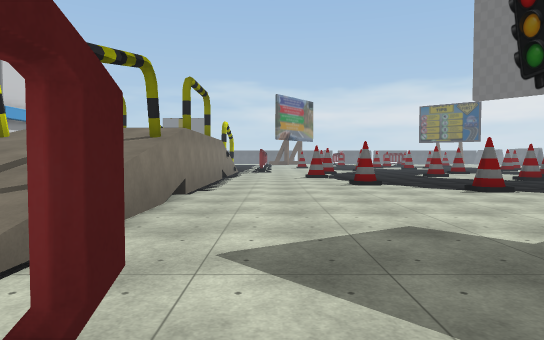
view 1 (above)

23 first-person views from a walk through a scene from a Unity 3-D project. The camera is 1.5 m above the floor, tilts 2° down and sees 75° across. The floor is counted in squares, 2 m on a side. Each view is taken from the middle of a square. On the plan, view 1 faces up. The plan holds only what a view shows up to about 11 squares ahead; the rest is blank. The place goes on beyond the plan. The player is left out. Some animated figures are not drawn. Some surface patterns are stand-ins.

view 2
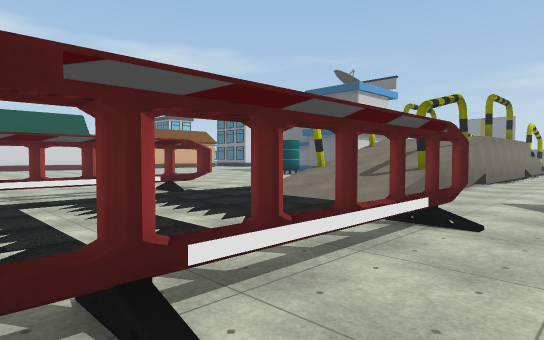

view 3
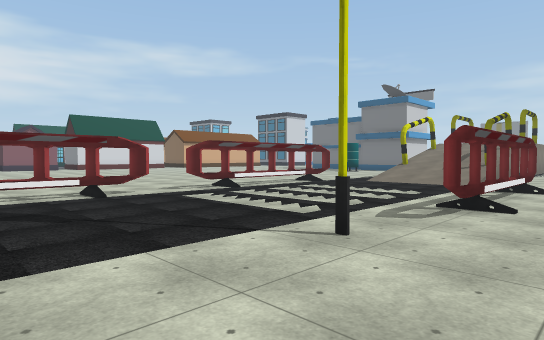

view 4
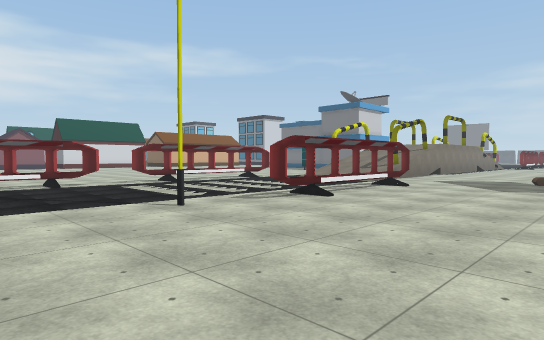

view 5
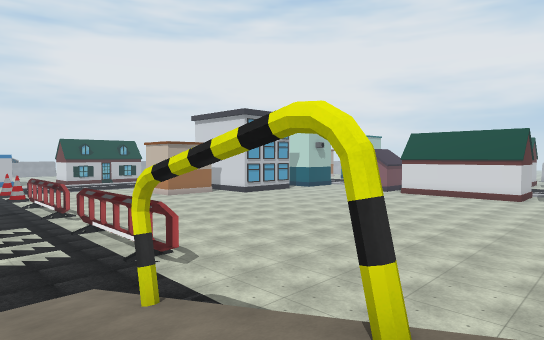

view 6
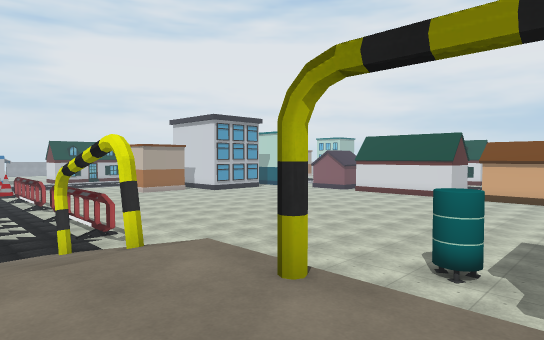

view 7
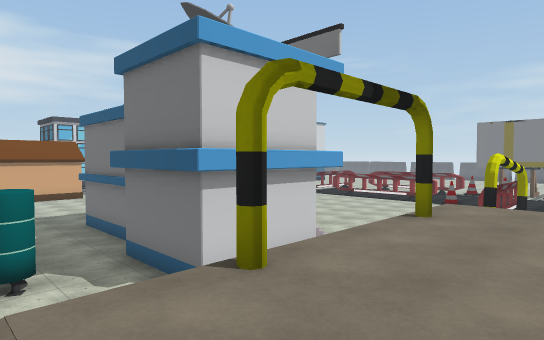

view 8
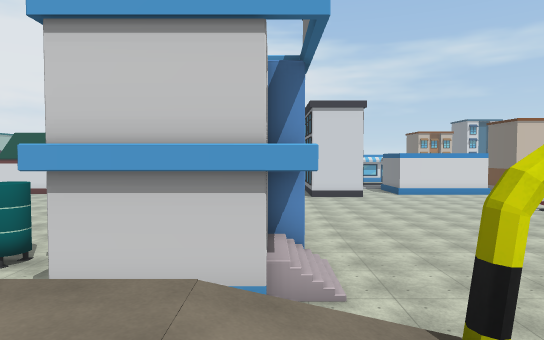

view 9
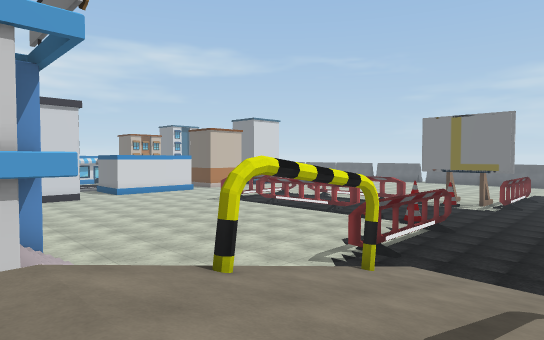

view 10
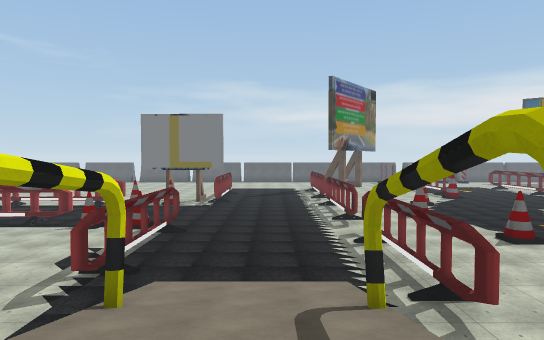

view 11
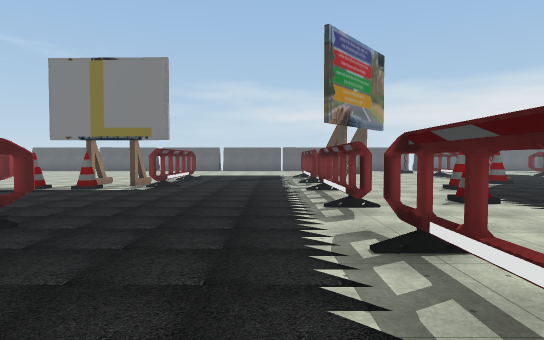

view 12
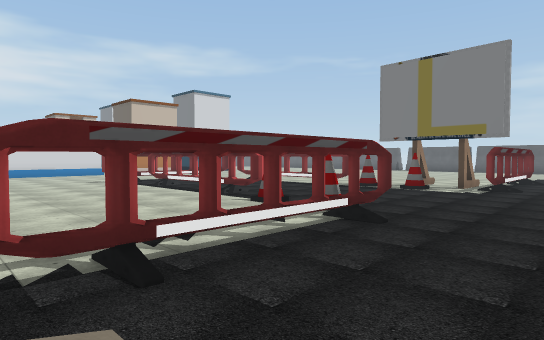

view 13
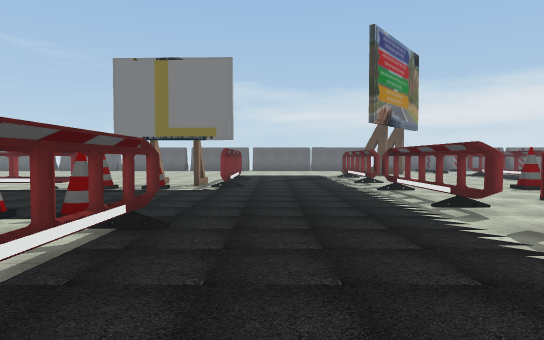

view 14
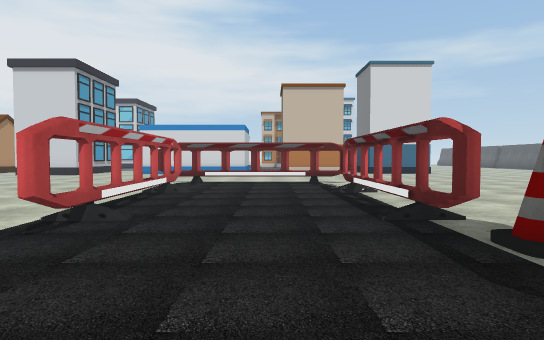

view 15
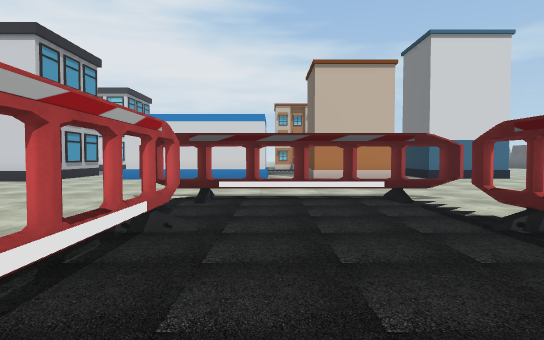

view 16
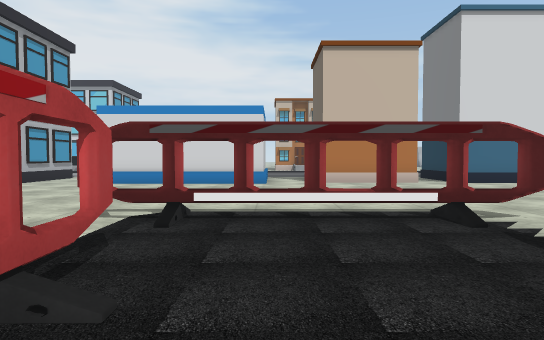

view 17
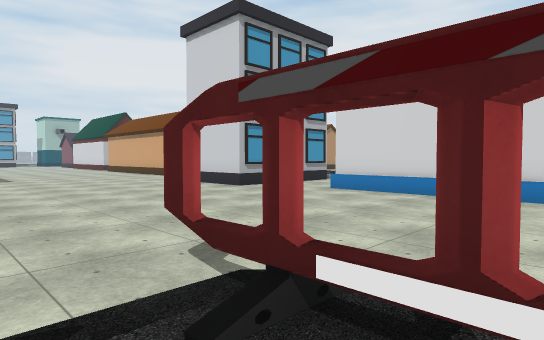

view 18
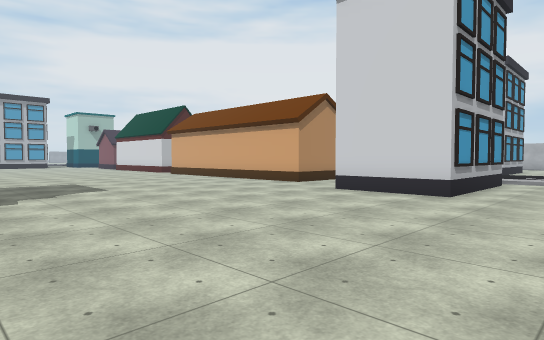

view 19
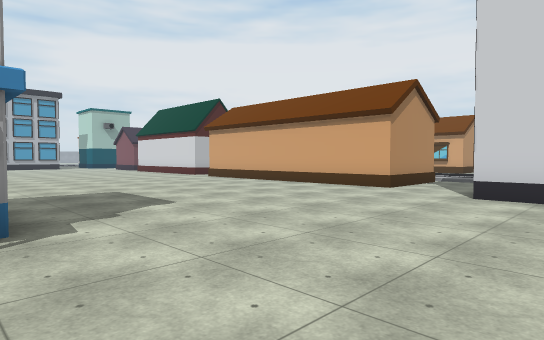

view 20
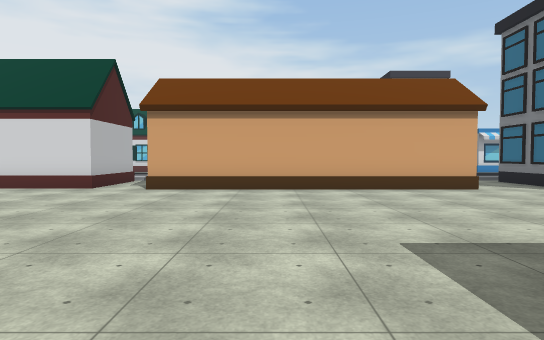

view 21
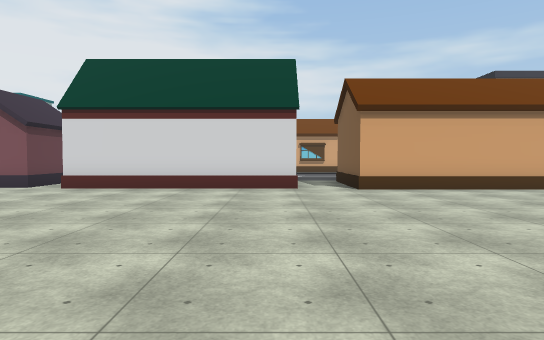

view 22
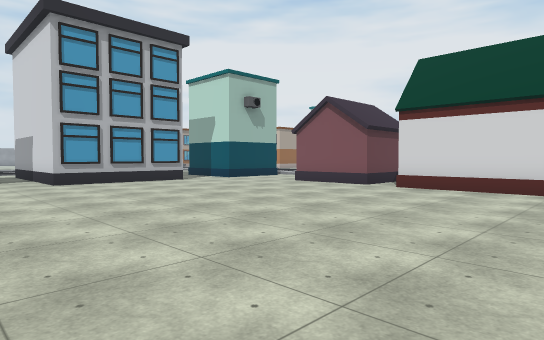

view 23
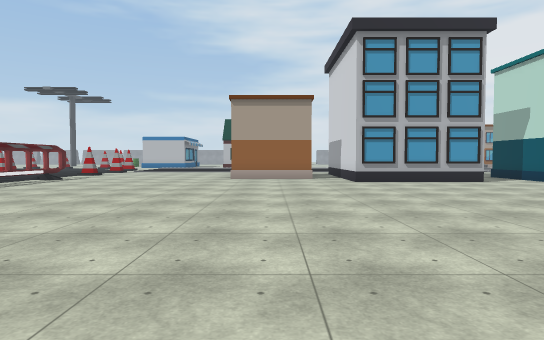

### Floor plan
Key: @ floor where view 1 was taken; # wall or solid block; . main floor; : floor 2.75 m higher than the main floor; / step, stairs or slope; = window, fence, low wall or low ledge; v drop or lower ground; T thing the floor can be seen under or through; O other object.
Columns run from 23 left of view 1 to 4 right of it. Each row starts with its distance up from view 1.
 28 #..  ..T##=###O.O.#...T...O.
 27 #..  ..T..............T.....
 26 ...  ..=..............T.....
 25 O.. ...T..............T..O..
 24  O.....T.#####........T.....
 23  O.....T.......OO=..........
 22  O...............#....#.....
 21  O...............#....=...O
 20  O...............#....#....
 19 .................#....#...
 18 ................./////#..
 17   #...............O//##.
 16   #.............. ////
 15 O #.............. ////
 14 ..............//. O//O
 13 O........#   ###  ///
 12  ........#     #  .: :
 11  ........###   #  O::O....
 10  ............###  .:::....O.
  9  ...............  v:::......
  8  ............#..  v::#......
  7  ...............  ////......
  6  ................ O//O......
  5 O................ ////......
  4 ..................////.....
  3 O.................O//#....O
  2 O.................////.....O
  1 O................T....#....
  0 O................T....#@...
 -1 O................T....#....
 -2 O................T....#....
 -3 O................T....#....
 -4 O................T....#....
 -5 O...........................
 -6   ...............#....#.....
 -7   ...............=..........
 -8  ................#.........
 -9  ..O###..........#  ...... .

Positions as (right, up) in squares from view 1, and headings:
1: (0, 0), facing up
2: (1, -4), facing up-left
3: (1, -9), facing up-left
4: (4, -9), facing up-left
5: (-3, 7), facing down-left
6: (-3, 10), facing down-left
7: (-3, 7), facing up-left
8: (-3, 13), facing left
9: (-2, 12), facing up-left
10: (-3, 13), facing up
11: (-2, 18), facing up
12: (-3, 18), facing up-left
13: (-4, 18), facing up
14: (-6, 26), facing left
15: (-10, 25), facing left
16: (-12, 25), facing left
17: (-15, 25), facing down-left
18: (-14, 20), facing down-left
19: (-14, 17), facing down-left
20: (-14, 8), facing left
21: (-14, 3), facing left
22: (-14, 2), facing down-left
23: (-14, 2), facing down
